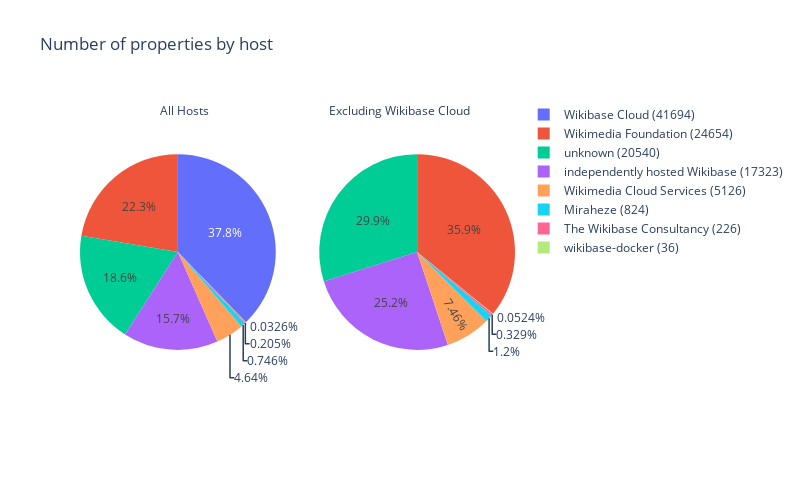

Write notebook code for a chart like this one.
### Code cell
# Calculate the number of properties per host
properties_by_host = {}
for key, value in item_map.items():
    host_label = value.get('host_label', 'unknown')
    properties_count = value.get('properties', [0])[0]
    if host_label not in properties_by_host:
        properties_by_host[host_label] = 0
    properties_by_host[host_label] += properties_count

# Filter out the Wikibase Cloud host
filtered_properties_by_host = {k: v for k, v in properties_by_host.items() if k != 'Wikibase Cloud'}

# Prepare data for the pie charts
labels = [f"{k} ({v})" for k, v in properties_by_host.items()]
values = list(properties_by_host.values())
filtered_labels = [f"{k} ({v})" for k, v in filtered_properties_by_host.items()]
filtered_values = list(filtered_properties_by_host.values())

# Create subplots
fig = make_subplots(rows=1, cols=2, specs=[[{'type': 'domain'}, {'type': 'domain'}]])

# Add the first pie chart
fig.add_trace(go.Pie(labels=labels, values=values, name="All Hosts"), 1, 1)

# Add the second pie chart
fig.add_trace(go.Pie(labels=filtered_labels, values=filtered_values, name="Excluding Wikibase Cloud"), 1, 2)

# Update layout
fig.update_layout(
    title_text="Number of properties by host",
    height=500,
    width=800,
    annotations=[dict(text='All Hosts', x=0.18, y=1, font_size=12, showarrow=False),
                 dict(text='Excluding Wikibase Cloud', x=0.9, y=1, font_size=12, showarrow=False)]
)

fig.show()

### Figure 1 — Plotly figure (JSON) as saved in the notebook; plotly's stock layout.template omitted (floating-point values rounded to 4 significant figures)
{"data": [{"domain": {"x": [0, 0.45], "y": [0, 1]}, "labels": ["Wikimedia Foundation (24654)", "Wikibase Cloud (41694)", "independently hosted Wikibase (17323)", "The Wikibase Consultancy (226)", "Wikimedia Cloud Services (5126)", "unknown (20540)", "Miraheze (824)", "wikibase-docker (36)"], "name": "All Hosts", "type": "pie", "values": [24654, 41694, 17323, 226, 5126, 20540, 824, 36]}, {"domain": {"x": [0.55, 1], "y": [0, 1]}, "labels": ["Wikimedia Foundation (24654)", "independently hosted Wikibase (17323)", "The Wikibase Consultancy (226)", "Wikimedia Cloud Services (5126)", "unknown (20540)", "Miraheze (824)", "wikibase-docker (36)"], "name": "Excluding Wikibase Cloud", "type": "pie", "values": [24654, 17323, 226, 5126, 20540, 824, 36]}], "layout": {"annotations": [{"font": {"size": 12}, "showarrow": false, "text": "All Hosts", "x": 0.18, "y": 1}, {"font": {"size": 12}, "showarrow": false, "text": "Excluding Wikibase Cloud", "x": 0.9, "y": 1}], "height": 500, "title": {"text": "Number of properties by host"}, "width": 800}}
